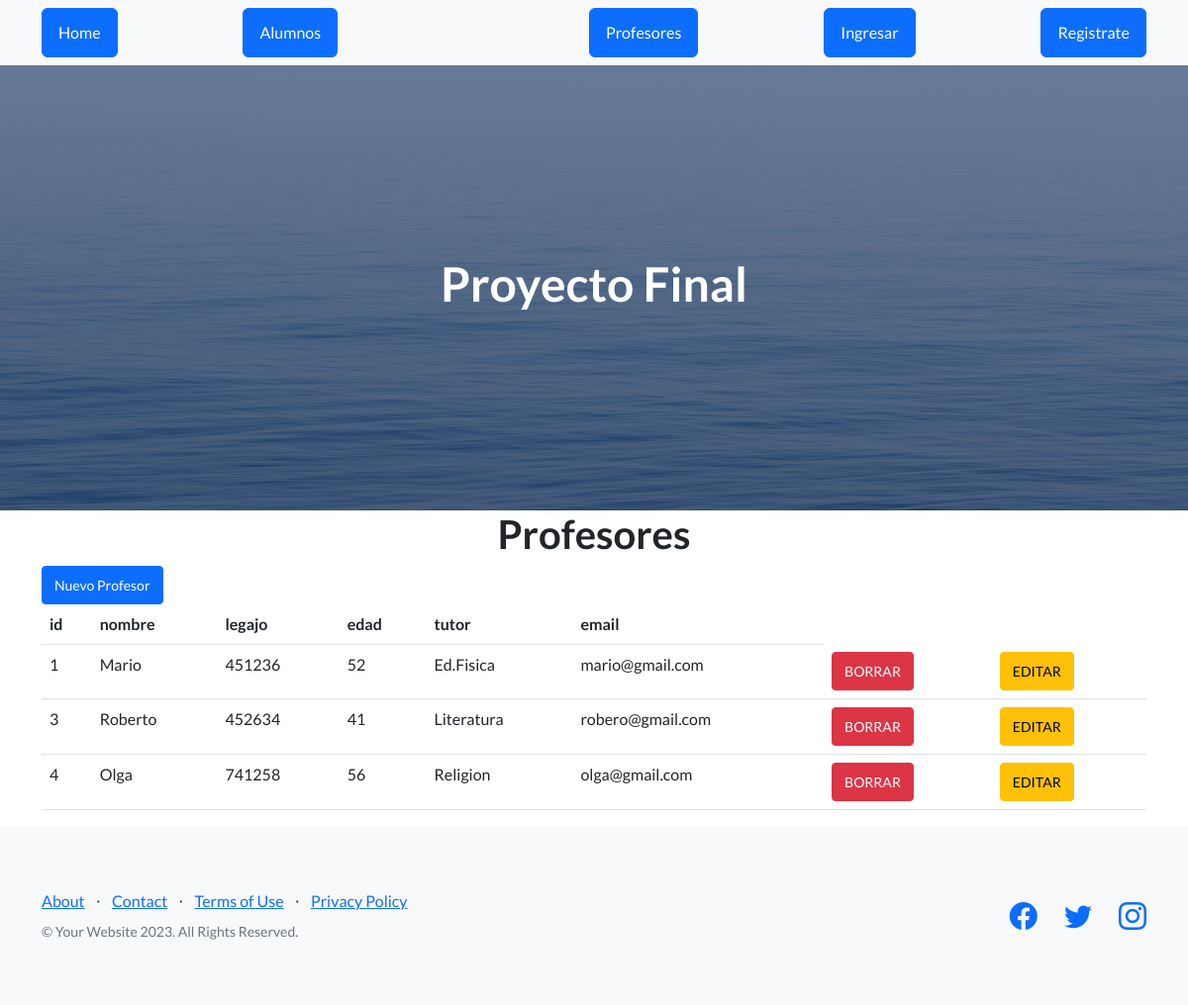
/AppCoder/profesores (signed in), run on the app's committed database.
### AppCoder/models.py (models this page shows, shortened)
class Profesor(models.Model):
    nombre = models.CharField(max_length=30)
    legajo = models.IntegerField()
    edad = models.IntegerField()
    tutor = models.CharField(max_length=25)
    email = models.CharField(max_length=20)

### AppCoder/views.py (the view)
# urls.py: path("profesores" , views.profesores , name="profesores"),
@login_required
def profesores(request):
    profesor = Profesor.objects.all()
    print(profesores)
    dicc = {"profesores": profesor}
    plantilla = loader.get_template("profesores.html")
    documento = plantilla.render(dicc)
    return HttpResponse(documento)

### AppCoder/template/profesores.html
{% extends "padre.html" %}
{% load static %}
{% block contenido %}
    <main class="container">
        <h1 class="text-xl-center title"> Profesores </h1>
        <a href="alta_profesor" class="btn btn-primary btn-sm">Nuevo Profesor</a>
        <table class="table">
            <thead>
                <tr>
                    <th>id</th>
                    <th>nombre</th>
                    <th>legajo</th>
                    <th>edad</th>
                    <th>tutor</th>
                    <th>email</th>
                </tr>
            </thead>
            <tbody>
                {% for n in profesores %}
                <tr>
                    <td>{{n.id}}</td>
                    <td>{{n.nombre}}</td>
                    <td>{{n.legajo}}</td>
                    <td>{{n.edad}}</td>
                    <td>{{n.tutor}}</td>
                    <td>{{n.email}}</td>
                    <td><a href="{% url 'elimina_profesor' n.id %}" class="btn btn-danger btn-sm">BORRAR</a></td>
                    <td><a href="{% url 'editar_profesor' n.id %}" class="btn btn-warning btn-sm">EDITAR</a></td>
                </tr>
                {% endfor %}
            </tbody>
        </table>
    </main>
{% endblock %}

### data on the page
Profesor: id "1", nombre "Mario", legajo "451236", edad "52", tutor "Ed.Fisica", email "mario@gmail.com"
Profesor: id "3", nombre "Roberto", legajo "452634", edad "41", tutor "Literatura", email "robero@gmail.com"
Profesor: id "4", nombre "Olga", legajo "741258", edad "56", tutor "Religion", email "olga@gmail.com"
